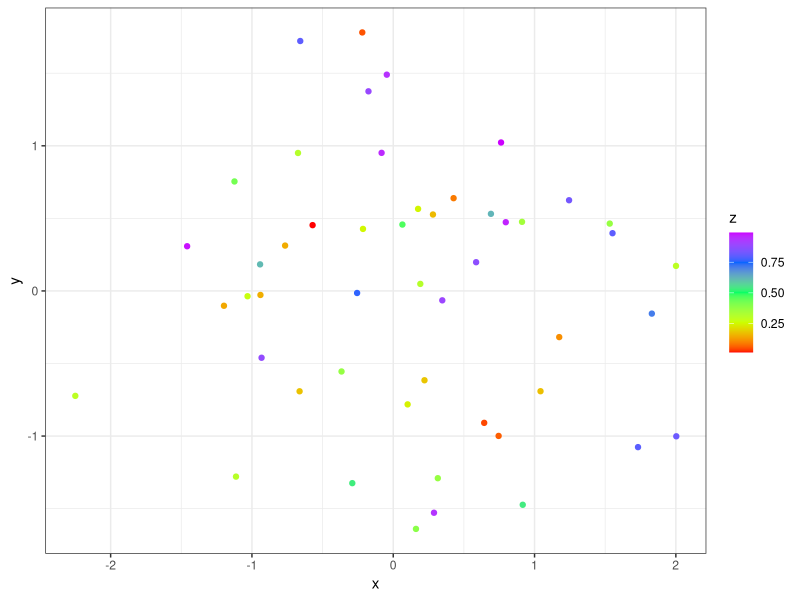

Recreate this plot in R.
#read in the data
#http://sing.stanford.edu/cs303-sp11/papers/1954-Fitts.pdf
#following http://stackoverflow.com/a/17499720/560791

library(ggplot2)

x = rnorm(50, 0, 1)
y = rnorm(50, 0, 1)
z = runif(50, 0, 1)

my.data = data.frame(x, y, z)

my.plot <- ggplot(data = my.data,
                aes(x = x,
                    y = y))

my.plot <- my.plot + geom_point(aes(colour = z))

my.plot <- my.plot + scale_colour_gradientn(colours = rainbow(5)) + theme_bw()
